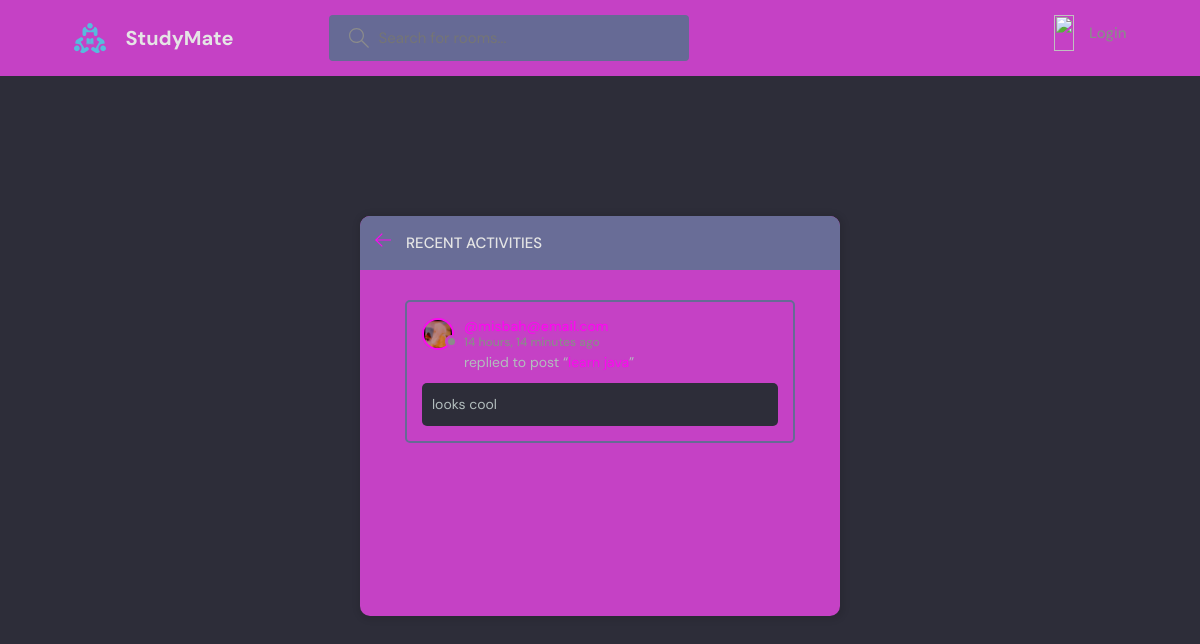
The page /activity/ on the database its author committed.
### base/models.py (models this page shows, shortened)
class Message(models.Model):
    user = models.ForeignKey(User, on_delete=models.CASCADE)
    room = models.ForeignKey(Room, on_delete=models.CASCADE)
    body = models.TextField()
    updated = models.DateTimeField(auto_now=True)
    created = models.DateTimeField(auto_now_add=True)
    class Meta:
        ordering = ['-updated', '-created']

class User(AbstractUser):
    name = models.CharField(max_length=200, null=True)
    email = models.EmailField(unique=True, null=True)
    bio = models.TextField(null=True)
    avatar = models.ImageField(null=True, default="avator.png")
    USERNAME_FIELD = 'email'
    REQUIRED_FIELDS = []

class Room(models.Model):
    host = models.ForeignKey(User, on_delete=models.SET_NULL, null=True)
    topic = models.ForeignKey(Topic, on_delete=models.SET_NULL, null=True)
    name = models.CharField(max_length=200)
    description = models.TextField(null=True, blank=True)
    participants = models.ManyToManyField(
        User, related_name='participants', blank=True)
    updated = models.DateTimeField(auto_now=True)
    created = models.DateTimeField(auto_now_add=True)
    class Meta:
        ordering = ['-updated', '-created']
    def __str__(self):
        return self.name

### base/views.py (the view)
# urls.py: path('activity/', views.activityPage, name="activity"),
def activityPage(request):
    room_messages = Message.objects.all()
    return render(request, 'base/activity.html', {'room_messages': room_messages})

### base/templates/base/activity.html (shortened to what this page needs)
{% extends 'main.html' %}
{% block content %}
<main class="layout">
  <div class="container">
    <div class="layout__box">
      <div class="layout__boxHeader">
        <div class="layout__boxTitle">
          <a href="{% url 'home' %}">
            <svg version="1.1" xmlns="http://www.w3.org/2000/svg" width="32" height="32" viewBox="0 0 32 32">
              <title>arrow-left</title>
              <path
                d="M13.723 2.286l-13.723 13.714 13.719 13.714 1.616-1.611-10.96-10.96h27.625v-2.286h-27.625l10.965-10.965-1.616-1.607z">
              </path>
              </path>
            </svg>
          </a>
          <h3>Recent Activities</h3>
        </div>
      </div>
      <div class="activities-page layout__body">
        {% for message in room_messages %}
        <div class="activities__box">
          <div class="activities__boxHeader roomListRoom__header">
            <a href="{% url 'user-profile' message.user.id %}" class="roomListRoom__author">
              <div class="avatar avatar--small">
                <img src="{{message.user.avatar.url}}" />
              </div>
              <p>
                <span>{{message.created|timesince}} ago</span>
              </p>
            </a>
          </div>
          <div class="activities__boxContent">
            <p>replied to post “<a href="{% url 'room' message.room.id %}">{{message.room}}</a>”</p>
            <div class="activities__boxRoomContent">
              {{message.body}}
            </div>
          </div>
        </div>
        {% endfor %}
      </div>
    </div>
  </div>
</main>
{% endblock content %}

### static/styles/style.css (style rules this page uses)
:root { --color-main: #fc08f0; --color-main-light: #e1f6fb; --color-dark: #c541c5; --color-dark-medium: #666a95; --color-dark-light: #696d97; --color-light: #e5e5e5; --color-gray: #8b8b8b; --color-light-gray: #b2bdbd; --color-bg: #2d2d39; --color-success: #5dd693; --color-error: #fc4b0b; }
* { font-family: "DM Sans", -apple-system, BlinkMacSystemFont, "Segoe UI", Roboto, Oxygen, Ubuntu, Cantarell, "Open Sans", "Helvetica Neue", sans-serif; margin: 0; padding: 0; box-sizing: border-box; text-rendering: optimizeLegibility; font-size: inherit; }
html { font-size: 56.25%; }
@media only screen and (min-width: 1200px) { html { font-size: 62.5%; } }
body { line-height: 1.6; font-weight: 400; font-size: 1.5rem; color: var(--color-light-gray); background-color: var(--color-bg); min-height: 100vh; }
img { width: 100%; }
a { display: inline-block; color: var(--color-main); text-decoration: none; }
.container { max-width: 120rem; width: 90%; margin: auto; }
.avatar { position: relative; display: inline-block; border-radius: 50%; border: 2px solid var(--color-main); }
.avatar img { display: block; border-radius: 50%; object-fit: cover; object-position: center; }
.avatar::after { content: ""; display: block; position: absolute; background-color: var(--color-gray); z-index: 111; border-radius: 50%; border: 0.3rem solid var(--color-dark); }
.avatar.avatar--small img { width: 2.8rem; height: 2.8rem; }
.avatar.avatar--small:after { width: 0.7rem; height: 0.7rem; bottom: 0px; right: -6px; }
.layout { margin-top: 2.4rem; }
.layout > .container { display: flex; justify-content: space-between; align-items: flex-start; }
.layout__box { width: 90%; max-width: 48rem; min-height: 40rem; position: absolute; top: 50%; left: 50%; transform: translate(-50%, -46%); background-color: var(--color-dark); border-radius: 1rem; box-shadow: 1px 1px 6px 3px rgba(0, 0, 0, 0.1); overflow: hidden; }
.layout__boxHeader { display: flex; padding: 1.5rem; background-color: var(--color-dark-light); }
.layout__boxTitle { display: flex; gap: 1.5rem; align-items: center; }
.layout__boxTitle h3 { text-transform: uppercase; font-weight: 500; color: var(--color-light); }
.layout__boxTitle svg { width: 1.6rem; height: 1.6rem; fill: var(--color-main); }
.layout__body { margin: 3rem; }
.roomListRoom__header { display: flex; justify-content: space-between; align-items: center; }
.roomListRoom__author { font-weight: 500; display: flex; align-items: center; gap: 1rem; }
.activities__box { margin: 1.5rem; padding: 1.5rem; border: 2px solid var(--color-dark-medium); border-radius: 5px; }
.activities__boxHeader p { font-size: 1.4rem; line-height: 1.3; }
.activities__boxHeader p span { color: var(--color-gray); font-size: 1.2rem; display: block; }
.activities__boxContent { margin-left: 4.2rem; }
.activities__boxContent { font-size: 1.4rem; }
.activities__boxRoomContent { background: var(--color-bg); padding: 1rem; border-radius: 5px; margin-top: 1rem; margin-left: -4.2rem; }

### rows shown on the page
Message: user.avatar (picture), created "14 hours, 14 minutes", room "learn java", body "looks cool"
